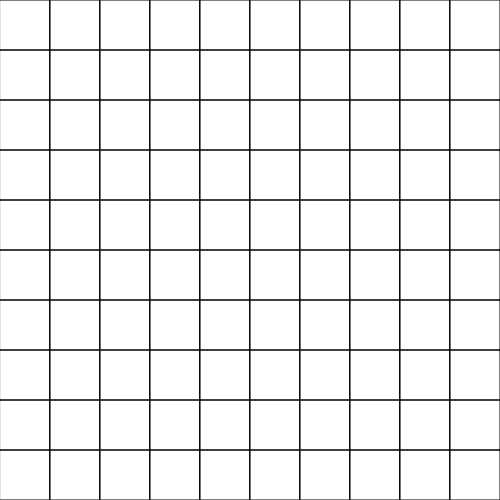
Frame 1 (no input)
Frame 60 (no input): identical to frame 1, image omitted
Frame 120 (the mouse pressed at the canvas centre since frame 60): identical to frame 1, image omitted

The p5.js sketch that drew this single still picture (run headless with seeded random() and noise() and a simulated clock; from frame 60 on, the mouse is pressed at the canvas centre):

// p5.js sketch
// ── sketch.js
let grid;
let numBombs = 10;

let canva_width = 500;
let canva_height = 500;
let w = 50;

function setup() {
  createCanvas(canva_width, canva_height);
  let cols = floor(canva_width / w);
  let rows = floor(canva_height / w);
  grid = new Grid(cols, rows, w);
  grid.generateBombs(numBombs);
}

function mousePressed()
{
  grid.testMousePressed(mouseX, mouseY);
}

function draw() {
  background(255);
  grid.show();
}
// ── cell.js
class Cell {
  constructor(i, j, w)
  {
    this.i = i;
    this.j = j;
    this.x = i*w;
    this.y = j*w;
    this.w = w;
    this.isBomb = false;
    this.isRevealed = false;
    this.neighborCount = 0;
  }

  show()
  {
    stroke(0);
    noFill();
    rect(this.x, this.y, this.w, this.w);
    if (this.isRevealed) {
      if (this.isBomb) {
        fill(127);
        ellipse(this.x + this.w/2, this.y + this.w/2, this.w/2)
      }
      else {
        fill(200);
        rect(this.x, this.y, this.w, this.w);
        if (this.neighborCount > 0) {
          fill(0);
          textSize(26);
          textAlign(CENTER, CENTER);
          text(this.neighborCount, this.x + this.w/2, this.y + this.w/2);
        }
      }
    }
  }

  contains(x, y)
  {
    return this.x < x && x < this.x + this.w && this.y < y && y < this.y + this.w;
  }

  reveal()
  {
    this.isRevealed = true;
  }

  setCount(num) {
    this.neighborCount = num;
  }
}
// ── grid.js
class Grid {
  constructor(cols, rows, w)
  {
    this.cols = cols;
    this.rows = rows;

    this.grid = new Array(this.cols);

    for (let i = 0; i < this.grid.length; i++) {
      this.grid[i] = new Array(this.rows);
      for (let j = 0; j < this.grid[i].length; j++) {
        this.grid[i][j] = new Cell(i, j, w);
      }
    }
  }

  generateBombs(number)
  {
    this.numBombs = number;

    var options = [];
    for (let i = 0; i < this.cols; i++) {
      for (let j = 0; j < this.rows; j++) {
        options.push([i, j]);
      }
    }

    for (let n = 0; n < this.numBombs; n++) {
      let index = floor(random(options.length));
      let choice = options.splice(index, 1)[0];
      let cell = this.grid[choice[0]][choice[1]];
      cell.isBomb = true;
    }
  }

  show()
  {
    for (let i = 0; i < this.cols; i++) {
      for (let j = 0; j < this.rows; j++) {
        
        let cell = this.grid[i][j];
        this.testCellBomb(cell, i, j);
        cell.show();
      } 
    }
  }

  testCellBomb(cell, i, j)
  {
    if (cell.isBomb) { cell.setCount(-1); }
        
    else {
      let total = 0;

      for (let x = -1; x <= 1; x++) {
        for (let y = -1; y <= 1; y++) {
          if (this.contains(i + x, j + y)) {
            let testCell = this.grid[i + x][j + y];
            if (testCell.isBomb) total++;
          }
        }
      }
      
      cell.setCount(total);
    }
  }

  floodFill(x, y)
  {
    for (let i = -1; i <= 1; i++) {
      for (let j = -1; j <= 1; j++) {
        if (this.contains(i + x, j + y)) {
          let cell = this.grid[i + x][j + y];
          
          if (!cell.isRevealed) {
             cell.reveal();

            if (cell.neighborCount == 0) {
              this.floodFill(i + x, j + y);
            }
          }         
        }
      }
    }
  }

  testMousePressed(x, y)
  {
    for (let i = 0; i < this.cols; i++) {
      for (let j = 0; j < this.rows; j++) {
        let cell = this.grid[i][j];
        if (cell.contains(x, y)) {
          cell.reveal();
          
          if (cell.isBomb) {
            this.gameOver();
          }
          
          if (cell.neighborCount == 0) {
            this.floodFill(i, j);
          }
        }
      } 
    }
  }
  
  gameOver()
  {
    for (let i = 0; i < this.cols; i++) {
      for (let j = 0; j < this.rows; j++) {
        this.grid[i][j].reveal();
      } 
    }
  }

  contains(x, y) {
    return 0 <= x && x < this.cols && 0<= y && y < this.rows;
  }
}
